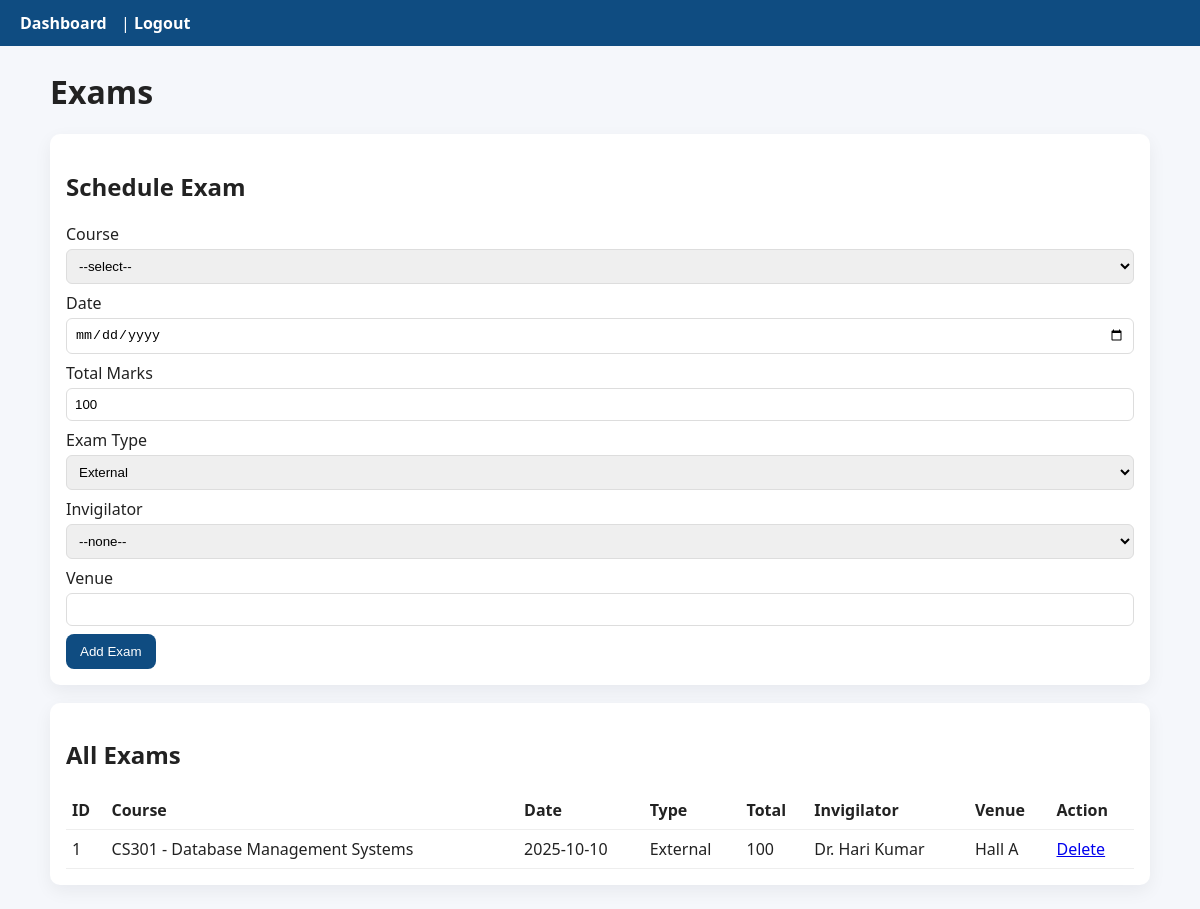
Page /exams.php (signed in) on the committed database.
### tables this page shows
CREATE TABLE exams (
  id INT AUTO_INCREMENT PRIMARY KEY,
  course_id INT NOT NULL,
  exam_date DATE NOT NULL,
  total_marks INT NOT NULL DEFAULT 100,
  exam_type ENUM('Internal','External','Supplementary') DEFAULT 'External',
  invigilator_id INT,  
  venue VARCHAR(120),
  FOREIGN KEY (course_id) REFERENCES courses(id) ON DELETE CASCADE,
  FOREIGN KEY (invigilator_id) REFERENCES faculty(faculty_id) ON DELETE SET NULL
);

CREATE TABLE courses (
  id INT AUTO_INCREMENT PRIMARY KEY,
  code VARCHAR(20) NOT NULL UNIQUE,
  title VARCHAR(200) NOT NULL,
  credits DECIMAL(3,1) DEFAULT 3.0,
  semester INT,
  department VARCHAR(80)
);

CREATE TABLE users (
  id INT AUTO_INCREMENT PRIMARY KEY,
  username VARCHAR(50) NOT NULL UNIQUE,
  password_hash VARCHAR(255) NOT NULL,
  full_name VARCHAR(150) NOT NULL,
  email VARCHAR(150) UNIQUE,
  role ENUM('admin','faculty','student') NOT NULL,
  created_at TIMESTAMP DEFAULT CURRENT_TIMESTAMP
);

### exams.php (the view, shortened to what this page needs)
<?php
require_once __DIR__.'/../inc/functions.php';
$exams = $mysqli->query("SELECT e.*,c.code,c.title,u.full_name AS invigilator FROM exams e
                         JOIN courses c ON e.course_id=c.id
                         LEFT JOIN users u ON e.invigilator_id=u.id
                         ORDER BY e.exam_date DESC");
?>
<!doctype html>
<html>
<head><meta charset="utf-8"><title>Exams</title><link rel="stylesheet" href="styles.css"></head>
<body>
<header><a href="dashboard_admin.php">Dashboard</a> | <a href="logout.php">Logout</a></header>
<main class="container">
<h1>Exams</h1>
<section class="card">
<h2>Schedule Exam</h2>
<form method="post">
  <label>Course
    <select name="course_id" required>
      <option value="">--select--</option>
    </select>
  </label>
  <label>Date<input name="exam_date" type="date" required></label>
  <label>Total Marks<input name="total_marks" type="number" value="100"></label>
  <label>Exam Type
    <select name="exam_type">
      <option>External</option><option>Internal</option><option>Supplementary</option>
    </select>
  </label>
  <label>Invigilator
    <select name="invigilator_id">
      <option value="">--none--</option>
    </select>
  </label>
  <label>Venue<input name="venue"></label>
  <button name="create_exam" type="submit">Add Exam</button>
</form>
</section>
<section class="card">
<h2>All Exams</h2>
<table>
<thead><tr><th>ID</th><th>Course</th><th>Date</th><th>Type</th><th>Total</th><th>Invigilator</th><th>Venue</th><th>Action</th></tr></thead>
<tbody>
<?php while($e=$exams->fetch_assoc()): ?>
<tr>
<td><?= $e['id'] ?></td>
<td><?= htmlspecialchars($e['code']." - ".$e['title']) ?></td>
<td><?= htmlspecialchars($e['exam_date']) ?></td>
<td><?= htmlspecialchars($e['exam_type']) ?></td>
<td><?= htmlspecialchars($e['total_marks']) ?></td>
<td><?= htmlspecialchars($e['invigilator']) ?></td>
<td><?= htmlspecialchars($e['venue']) ?></td>
<td><a href="?action=delete&id=<?= $e['id'] ?>" onclick="return confirm('Delete exam?')">Delete</a></td>
</tr>
<?php endwhile; ?>
</tbody>
</table>
</section>
</main>
</body></html>

### styles.css (style rules this page uses)
body { font-family: system-ui, -apple-system, "Segoe UI", Roboto, "Helvetica Neue", Arial; margin:0; background:#f5f7fb; color:#222; }
header { background:#0f4c81; color:white; padding:12px 20px; }
header a { color:white; text-decoration:none; margin-right:10px; font-weight:600; }
.container { max-width:1100px; margin:24px auto; padding:0 12px; }
.card { background:white; padding:16px; border-radius:10px; box-shadow:0 6px 18px rgba(20,20,40,0.06); margin-bottom:18px; }
form label { display:block; margin-bottom:8px; }
form input, form select { width:100%; padding:8px; margin-top:4px; border:1px solid #ddd; border-radius:6px; box-sizing:border-box; }
button { background:#0f4c81; color:white; padding:10px 14px; border:0; border-radius:8px; cursor:pointer; }
table { width:100%; border-collapse:collapse; margin-top:8px; }
table th, table td { border-bottom:1px solid #eee; padding:8px 6px; text-align:left; }

### rows in the picture
exams: id "1", course.title "CS301 - Database Management Systems", exam_date "2025-10-10", exam_type "External", total_marks "100", users.full_name "Dr. Hari Kumar", venue "Hall A"
